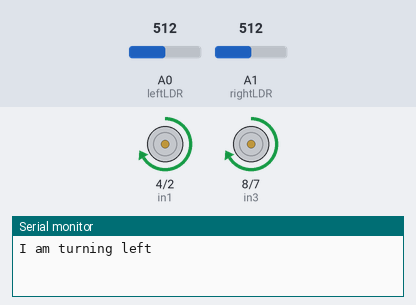
Simulated run of this sketch. Board: Arduino Uno, built with avr-gcc and run on an emulated ATmega328P. Shown: motor-driver pin pairs drawn as motors (green arrow = first pin HIGH = forward, orange = second pin HIGH = backward, longer = more drive, scaled by the enable pin), the last lines printed to the serial monitor. Inputs (shaded band) come from the test bench; at power-on: A0 (leftLDR) = 512, A1 (rightLDR) = 512.

Above: at 2.8 s.
2.9 s: A0 (leftLDR) set to 531
At 4.4 s:
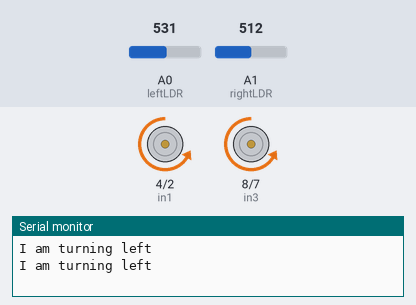
5.6 s: A0 (leftLDR) set to 511
At 7.2 s:
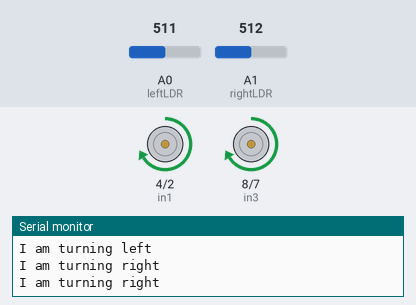
8.3 s: A0 (leftLDR) set to 716
At 11.5 s:
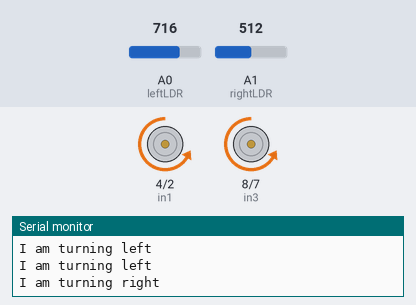
Timing chart, 0 to 13.0 s (numbered marks = the images above; inputs shaded):
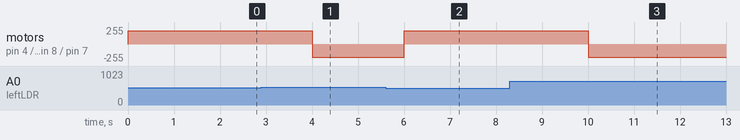

The sketch:

LDR_Code.ino
```cpp
/*
   Gina Knox's Code
   Two light sensors added to the H-bridge to make a light seeking robot

   This program corresponds to the schematics here:
   Arduino Tutorial: How to use an H-Bridge with Arduino to control a permanent magnet DC motor
   and here:
   Arduino Tutorial: How to use an H-Bridge with Arduino to control a permanent magnet DC motor
*/

// The "const" keyword prevents these variables from changing
const int enable1 = 6; // PWM pin for speed control
const int in1 = 4;
const int in2 = 2;

// Control pins for the right half of the H-bridge
const int enable2 = 3; // PWM pin for speed control
const int in3 = 8;
const int in4 = 7;

// light sensors
const int leftLDR = A0;
const int rightLDR = A1;

void setup () {
  pinMode( enable1, OUTPUT);
  pinMode( in1, OUTPUT);
  pinMode( in2, OUTPUT);

  pinMode( enable2, OUTPUT);
  pinMode( in3, OUTPUT);
  pinMode( in4, OUTPUT);
  Serial.begin(9600);

  analogWrite (enable1, 200);
  analogWrite (enable2, 200);
}

void loop () {

  if (analogRead (leftLDR) > analogRead (rightLDR) ) {
    // Turn left for 1 second - the time may need to be adjusted
    goLeft(1000);
    Serial.println("I am turning right");

  } else {
    // Turn Right for 1 second - the time may need to be adjusted
    goRight(2000);
    Serial.println("I am turning left");
  }
}

// go forward for a certain amount of time
void goForward(int timeToMove) {

  // right motor
  digitalWrite (in1, HIGH);
  digitalWrite (in2, LOW);
  // left motor
  digitalWrite (in3, LOW);
  digitalWrite (in4, HIGH);

  delay (timeToMove);
}

// turn left for a certain amount of time
void goLeft(int timeToMove) {

  // right motor
  digitalWrite (in1, LOW);
  digitalWrite (in2, HIGH);
  // left motor
  digitalWrite (in3, LOW);
  digitalWrite (in4, HIGH);

  delay (timeToMove);
}

// turn right for a certain amount of time
void goRight(int timeToMove) {

  // right motor
  digitalWrite (in1, HIGH);
  digitalWrite (in2, LOW);
  //left motor
  digitalWrite (in3, HIGH);
  digitalWrite (in4, LOW);

  delay (timeToMove);
}
```

Measured:
- the behaviour switches between 512 and 513 on A0 (leftLDR) (found by bisection; images 0 and 1)
- after the input at 2.9 s, motor on pin 4 (in1) / pin 2 (in2), motor on pin 8 (in3) / pin 7 (in4): forward 200/255 → backward 200/255 after 1.1 s
- after the input at 5.6 s, motor on pin 4 (in1) / pin 2 (in2), motor on pin 8 (in3) / pin 7 (in4): backward 200/255 → forward 200/255 after 0.40 s
- after the input at 8.3 s, motor on pin 4 (in1) / pin 2 (in2), motor on pin 8 (in3) / pin 7 (in4): forward 200/255 → backward 200/255 after 1.7 s
